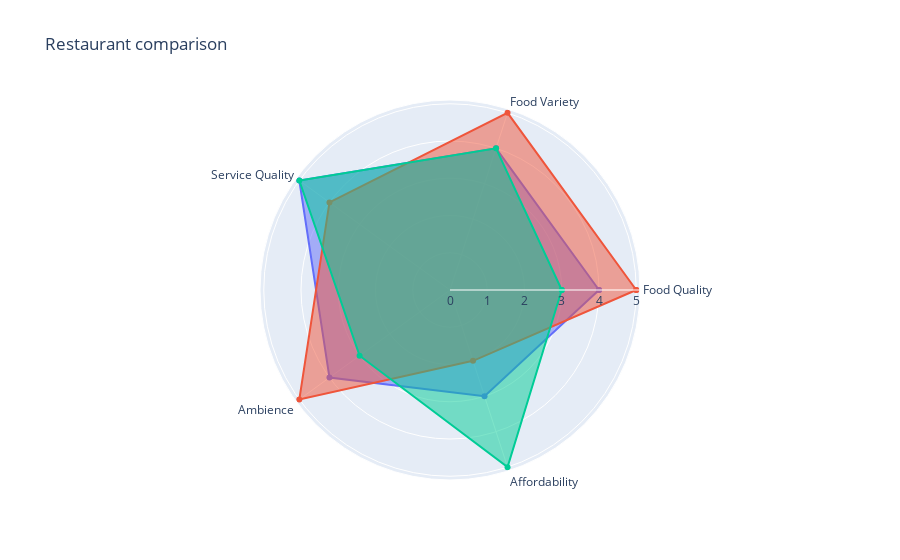

Notebook code for this chart:
### Code cell
import plotly.graph_objects as go
import plotly.offline as pyo


categories = ['Food Quality', 'Food Variety', 'Service Quality', 'Ambience', 'Affordability']
categories = [*categories, categories[0]]

restaurant_1 = [4, 4, 5, 4, 3]
restaurant_2 = [5, 5, 4, 5, 2]
restaurant_3 = [3, 4, 5, 3, 5]
restaurant_1 = [*restaurant_1, restaurant_1[0]]
restaurant_2 = [*restaurant_2, restaurant_2[0]]
restaurant_3 = [*restaurant_3, restaurant_3[0]]


fig = go.Figure(
    data=[
        go.Scatterpolar(r=restaurant_1, theta=categories, fill='toself', name='Restaurant 1'),
        go.Scatterpolar(r=restaurant_2, theta=categories, fill='toself', name='Restaurant 2'),
        go.Scatterpolar(r=restaurant_3, theta=categories, fill='toself', name='Restaurant 3')
    ],
    layout=go.Layout(
        title=go.layout.Title(text='Restaurant comparison'),
        polar={'radialaxis': {'visible': True}},
        showlegend=False
    )
)

fig.show()

### Figure 1 — Plotly figure (JSON) as saved in the notebook; plotly's stock layout.template omitted (floating-point values rounded to 4 significant figures)
{"data": [{"fill": "toself", "name": "Restaurant 1", "r": [4, 4, 5, 4, 3, 4], "theta": ["Food Quality", "Food Variety", "Service Quality", "Ambience", "Affordability", "Food Quality"], "type": "scatterpolar"}, {"fill": "toself", "name": "Restaurant 2", "r": [5, 5, 4, 5, 2, 5], "theta": ["Food Quality", "Food Variety", "Service Quality", "Ambience", "Affordability", "Food Quality"], "type": "scatterpolar"}, {"fill": "toself", "name": "Restaurant 3", "r": [3, 4, 5, 3, 5, 3], "theta": ["Food Quality", "Food Variety", "Service Quality", "Ambience", "Affordability", "Food Quality"], "type": "scatterpolar"}], "layout": {"autosize": true, "polar": {"angularaxis": {"type": "category"}, "radialaxis": {"autorange": true, "range": [0, 5.217], "type": "linear", "visible": true}}, "showlegend": false, "title": {"text": "Restaurant comparison"}}}
